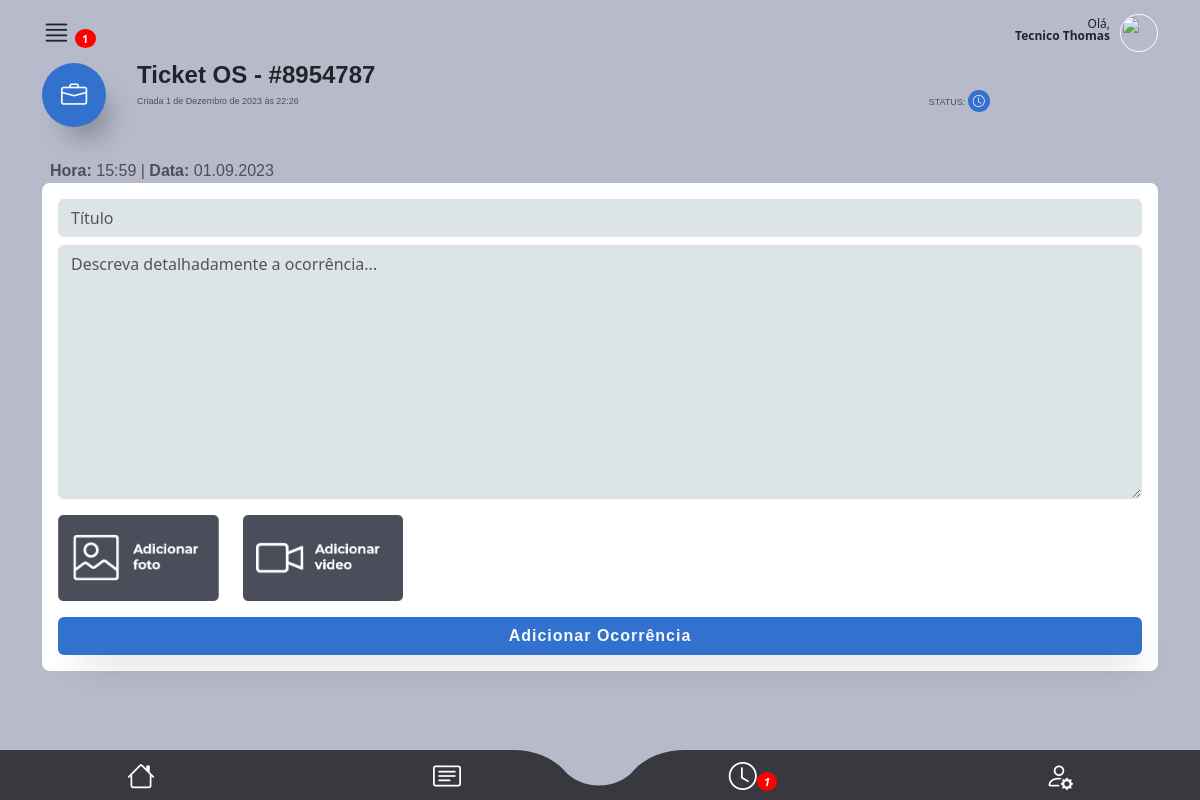
/main/ocorrencias/8 (signed in), run on the app's committed database.
### authentication/models.py (models this page shows, shortened)
class CustomUser(AbstractUser):
    telefone = models.CharField(max_length=15, null=False)
    endereco = models.ForeignKey(
        Endereco, on_delete=models.CASCADE, null=True, default=None
    )
    foto = models.ImageField(upload_to="img/perfil_user/", null=True, blank=True)
    email = models.EmailField(unique=True)

### staff/models.py (models this page shows, shortened)
class OrdemDeServico(models.Model):
    ticket = models.CharField(max_length=200, unique=True)
    tecnico = models.ForeignKey(
        CustomUser,
        on_delete=models.CASCADE,
        related_name="ordens_técnico",
        null=True,
        default=None,
    )
    staff = models.ForeignKey(
        CustomUser, on_delete=models.CASCADE, related_name="ordens_staff"
    )
    descricao = models.TextField(max_length=600)
    previsao_chegada = models.DateTimeField(editable=True)
    previsao_execucao = models.DateTimeField(editable=True)
    material = models.CharField(max_length=100, validators=[MinLengthValidator(3)])
    equipamento = models.CharField(max_length=100, validators=[MinLengthValidator(3)])
    data_criacao = models.DateTimeField(auto_now_add=True)
    cliente = models.ForeignKey(Cliente, on_delete=models.CASCADE)
    endereco = models.ForeignKey(Endereco, on_delete=models.CASCADE)
    contrato = models.CharField(max_length=700, null=True, blank=True)
    atividade = models.CharField(max_length=50, choices=ACTIVITY_CHOICES)
    status_tecnico = models.CharField(max_length=50, choices=TECNICAL_CHOICES)
    status = models.CharField(
        max_length=10, choices=STATUS_CHOICES, default="Aguardando"
    )
    atraso_em_minutos = models.CharField(max_length=50, choices=ATRASO_CHOICES)
    atraso_descricao = models.TextField(max_length=400)
    descricao_reagendamento = models.TextField(max_length=400)
    vezes_reagendada = models.IntegerField(default=0)
    aceite = models.BooleanField(default=False)

### main/views.py (the view)
# urls.py: path("ocorrencias/<int:ordem_id>", views.ocorrencias, name="ocorrencias"),
def ocorrencias(request, ordem_id):
    try:
        user = request.user
        aceites = calcula_aceite(user)
        ordem = get_object_or_404(OrdemDeServico, id=ordem_id)
        if request.method == "POST":
            form = OcorrenciaForm(request.POST, request.FILES)
            if form.is_valid():
                ocorrencia = form.save(commit=False)
                ocorrencia.ordem_de_servico = ordem
                ocorrencia.save()
                redirect_url = reverse("no_local", args=[ordem.id])
                return redirect(redirect_url)
        else:
            form = OcorrenciaForm()
        return render(request, "ocorrencias.html", {"form": form, "ordem": ordem, **aceites})
    except Exception as e:
        return render(request, "error.html", {"error_message": str(e)})

### staff/forms.py
class OcorrenciaForm(forms.ModelForm):
    class Meta:
        model = Ocorrencia
        fields = ["titulo", "descricao", "foto", "video"]
    def __init__(self, *args, **kwargs):
        super(OcorrenciaForm, self).__init__(*args, **kwargs)
        for field_name, field in self.fields.items():
            field.widget.attrs["class"] = "form-control"
        self.fields["titulo"].widget.attrs["placeholder"] = "Título"
        self.fields["descricao"].widget.attrs[
            "placeholder"
        ] = "Descreva detalhadamente a ocorrência..."

### main/helpers.py (called while the page is built)
def calcula_aceite(user):
    try:
        ordens = OrdemDeServico.objects.filter(
            tecnico=user, aceite=False, status__in=["Aguardando", "Atenção", "Urgente"]
        )
        pendentes = len(ordens)
        return {"pendentes": pendentes}
    except Exception as e:
        print(f"Erro ao calcular aviso: {e}")
        return {"pendentes": 0}

### main/templates/ocorrencias.html (shortened to what this page needs)
{% extends "base2.html" %}
{%load static%}
{% block rest %}
<section id="detalhes_oc_scr">
  <div class="container">
    <div id="oc_detalhes">
      <div class="oc_titulo mb-1 mb-md-3">
        <div class="row">
          <div class="col-3 col-md-1">
            <div class="icon bg01">
              <i class="bi bi-briefcase text-light"></i>
            </div>
          </div>
          <div class="col-9 col-md-10">
            <h4 class="font-bold">Ticket OS - #{{ordem.ticket}}</h4>
            <div class="row">
              <div class="col-8 col-md-10">
                <p class="font-medium color04">
                  Criada {{ordem.data_criacao}}
                </p>
              </div>
              <div class="col-4 col-md-2">
                <p class="font-medium color04">
                  STATUS:
                  <span class="icon_sm bg01"
                    ><i class="bi bi-clock text-light"></i
                  ></span>
                </p>
              </div>
            </div>
          </div>
        </div>
      </div>
      <div class="oc_ocorrencia">
        <label class="mt-3 ms-2 font-medium color04 fs-6"
          ><span class="font-bold">Hora:</span> 15:59 |
          <span class="font-bold">Data:</span> 01.09.2023</label
        >
        <div class="detalhes_ocorrencia">
          <form
            method="POST"
            id="form_finalizar_os"
            enctype="multipart/form-data"
            class="row"
          >
            <div class="mb-2">
              {{form.titulo}}
            </div>
            <div>
                {{form.descricao}}
            </div>
            <br>
            <div class="col-6 col-md-2 mt-3">
              <div class="btn_wrapper">
                <img
                  src="{% static 'assets/img/btn_add_picture.png' %}"
                  class="w-100"
                />
              </div>
            </div>
            <div class="col-6 col-md-2 mt-3">
              <div class="btn_wrapper">
                <img
                  src="{% static 'assets/img/btn_add_video.png' %}"
                  class="w-100"
                />
              </div>
            </div>
            <div class="col-12">
              <button
                type="submit"
                class="btn bg01 text-light w-100 box-shadow fs-6 font-bold mt-3"
              >
                Adicionar Ocorrência
              </button>
            </div>
          </form>
        </div>
      </div>
    </div>
  </div>
</section>
{% endblock %}

### main/templates/base2.html (shortened to what this page needs)
{%load static%}
<!DOCTYPE html>
<html lang="en" data-bs-theme="auto">
  <head>
    <link
      rel="stylesheet"
      href="https://cdn.jsdelivr.net/npm/@docsearch/css@3"
    />
    <link
      rel="stylesheet"
      href="https://cdn.jsdelivr.net/npm/bootstrap-icons@1.11.1/font/bootstrap-icons.css"
    />
    <link
      href="{% static 'assets/dist/css/bootstrap.min.css' %}"
      rel="stylesheet"
    />
    <link href="{% static 'assets/css/app_mamminfo.css' %}" rel="stylesheet" />
  </head>
  <body>
    <main class="bg03">
      <header>
        <div class="container">
          <div id="super_menu">
            <div class="row">
              <div class="col-3 text-start">
                <i class="bi bi-justify i_main"></i> {% if pendentes != 0 %}<span class="badge">{{ pendentes }}</span>{% endif %}
              </div>
              <div class="col-9 text-end">
                <p class="mt-2">
                  Olá,<br />
                  <strong>{{ user.first_name }} {{ user.last_name }}</strong>
                </p>
                <div class="photo_user mt-1">
                  {% if request.user.foto %}
                  <img src="{{ request.user.foto.url }}" alt="User Photo" />
                  {% else %}
                  <img
                    src="https://cdn-icons-png.flaticon.com/512/3106/3106807.png?auto=format&fit=crop&q=80&w=1760&ixlib=rb-4.0.3&ixid=M3wxMjA3fDB8MHxwaG90by1wYWdlfHx8fGVufDB8fHx8fA%3D%3D"
                    alt=""
                  />
                  {% endif %}
                </div>
              </div>
            </div>
          </div>
        </div>
      </header>
      {% block rest %}{% endblock %}
    </main>
    <footer>
      <ul class="row">
        <li class="col-3 mt-1">
          <a href="{% url 'dashboard' %}"><i class="bi bi-house"></i></a>
        </li>
        <li class="col-3 p-0 mt-1 text-start text-md-center">
          <a href="{% url 'minhas_os' %}" class="text-start text-md-center"
            ><i class="bi bi-card-text"></i
          ></a>
        </li>
        <li class="col-3 p-0 mt-1 text-end text-md-center">
          <a href="{% url 'aceite' %}" class="text-end text-md-center"
            ><i class="bi bi-clock">{% if pendentes != 0 %}<span class="badge">{{ pendentes }}</span>{% endif %}</i
          ></a>
        </li>
        <li class="col-3 mt-1">
          <a href="{% url 'tela_user' %}"><i class="bi bi-person-gear"></i></a>
        </li>
      </ul>
    </footer>
  </body>
</html>

### main/templates/static/assets/css/app_mamminfo.css (style rules this page uses)
html { font-family: 'Noto', sans-serif;background: #ced0dc; }
.font-medium { font-family: 'NotoMedium', sans-serif;font-weight: 400; }
.font-bold { font-family: 'NotoBold', sans-serif;font-weight: 600; }
.bg01 { background: #3371cf; }
.bg03 { background: #b7baca; }
.color04 { color: #4c4f5a; }
section { height: auto;min-height: 90vh;max-width: 100vw;width: 100%; }
.box-shadow { box-shadow: 10px 20px 32px -12px rgba(0,0,0,.2); }
.btn { letter-spacing: 1px; }
#super_menu { padding: 10px 0;position: relative; }
#super_menu p { font-size: .75rem;line-height: 100%;display: inline-block;margin: 0 10px 0 0; }
#super_menu .i_main { font-size: 1.8rem; }
#super_menu .photo_user { float: right;display: inline-block; }
#super_menu .photo_user img { width: 38px;height: 38px;display: block;border-radius: 38px;object-fit: cover;transform-origin: 50% 50%;border: 1px solid #fff; }
footer { position: fixed;z-index: 5; width: 100%;bottom: 0;background: url(../img/footer.svg) 50% 50% / cover;height: 50px; }
footer ul { padding: 0;margin: 0;text-align: center; }
footer ul li { list-style: none;display: inline-block; }
footer li a { color: #fff;font-size: 1.75rem;width: 100%;text-align: center;display: block; }
#oc_detalhes .oc_titulo .icon { width: 64px;height: 64px;border-radius: 64px;display: inline-block;text-align: center;line-height: 64px;box-shadow: 12px 20px 24px -8px rgba(0,0,0,.25); }
#oc_detalhes .oc_titulo .icon i { font-size: 1.64rem; }
#oc_detalhes .oc_titulo h4 { line-height: 100%; }
#oc_detalhes .oc_titulo p { font-size: .56rem;margin: 0; }
#oc_detalhes .oc_titulo .icon_sm { width: 22px;height: 22px;border-radius: 22px;display: inline-block;text-align: center;line-height: 22px;margin-top: -5px; }
#oc_detalhes .oc_titulo .icon_sm i { font-size: .75rem; }
#oc_detalhes { padding-bottom: 50px; }
#oc_detalhes .oc_ocorrencia label { font-size: .78rem; }
#oc_detalhes .oc_ocorrencia .detalhes_ocorrencia { background: #fff;border-radius: 8px;padding: 16px;margin-bottom: 75px; }
#oc_detalhes .oc_ocorrencia .detalhes_ocorrencia form .form-control { background: #dde4e8; }
#oc_detalhes .oc_ocorrencia .detalhes_ocorrencia form textarea { min-height: 100px; }
#oc_detalhes .oc_ocorrencia .detalhes_ocorrencia .btn_wrapper { position: relative; }

### data on the page
CustomUser: first_name "Tecnico", last_name "Thomas"
OrdemDeServico: ticket "8954787", data_criacao "1 de Dezembro de 2023 às 22:26"

### other printed values
{{ pendentes }} "1"
